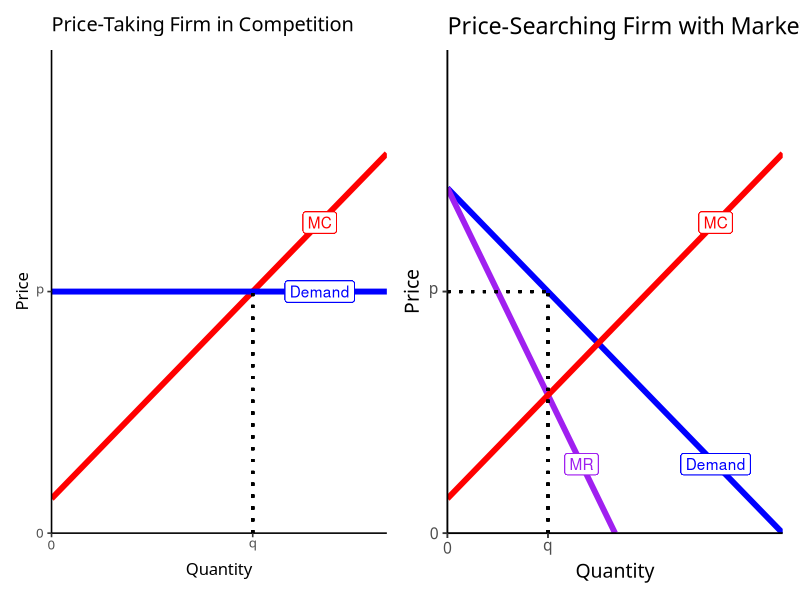
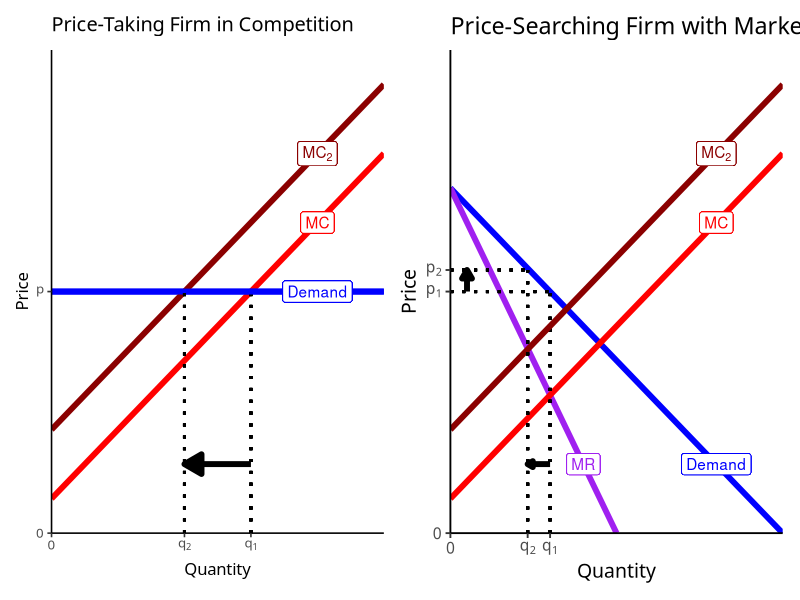
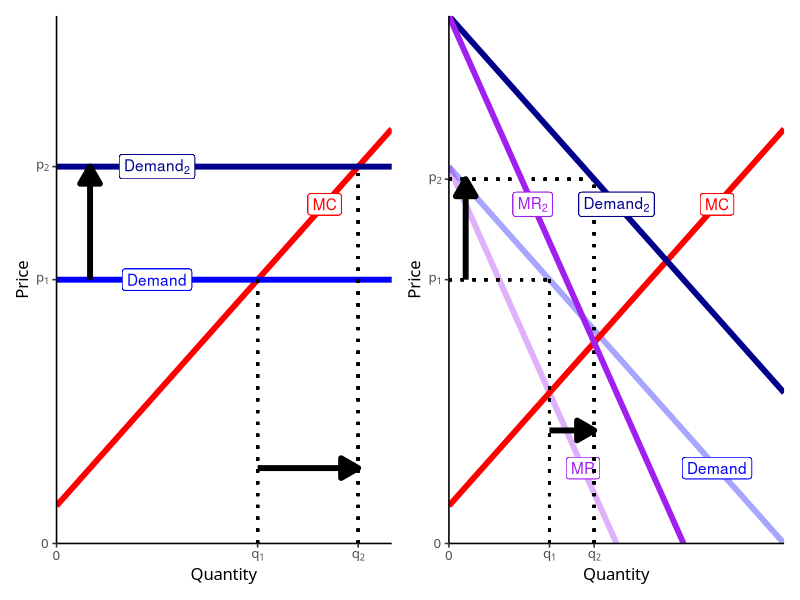
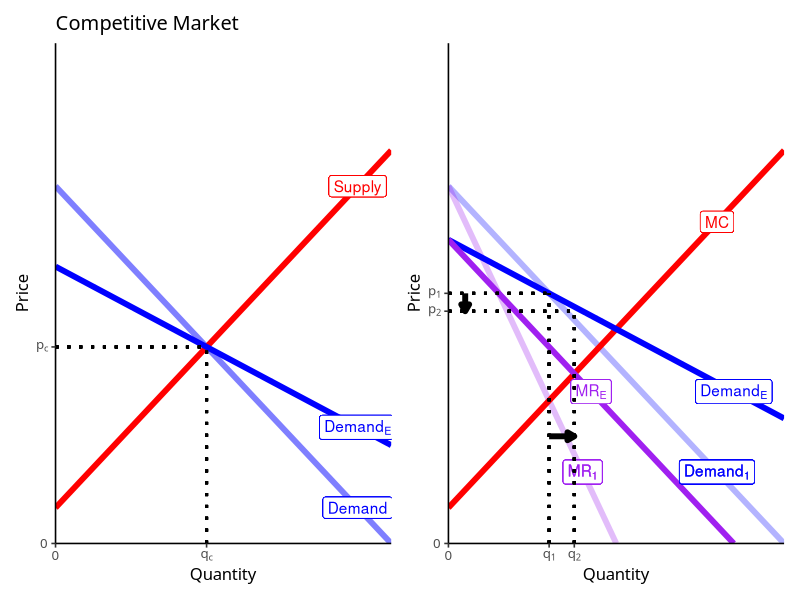

Reproduce these figures in R, in order.
## ---- chunk 1
knitr::opts_chunk$set(echo = FALSE,
                      message = FALSE,
                      warning = FALSE)
library(tidyverse)
library(patchwork)
## ---- chunk 2
demand_1=function(x){10-x}
mr_1=function(x){10-2*x}

demand_2=function(x){16-x}
mr_2=function(x){16-2*x}

mc_m=function(x){x+1}
mc_c=function(x){2*x+1}

pc<-ggplot(data=tibble(x=1:10), aes(x=x))+
  stat_function(fun=mc_m, geom="line", size=2, color="red")+
  geom_label(x=8,y=mc_m(8), color="red", label=expression(MC))+
  geom_hline(yintercept=7, size = 2, color = "blue")+
  geom_label(x=8,y=7, color="blue", label="Demand")+
  geom_segment(x=6,xend=6, y=0, yend=7, size=1, linetype="dotted")+
  scale_x_continuous(breaks = c(0,6),
                     labels = c(0,expression(q)),
                     limits = c(0,10),
                     expand=c(0,0))+
  scale_y_continuous(breaks = c(0,7),
                     labels = c(0,expression(p)),
                     limits = c(0,14),
                     expand=c(0,0))+
  theme_classic(base_family = "Fira Sans Condensed", base_size=12)+
  labs(x = "Quantity",
       y = "Price",
       title = "Price-Taking Firm in Competition")

mp<-ggplot(data=tibble(x=1:10), aes(x=x))+
  stat_function(fun=demand_1, geom="line", size=2, color="blue")+
  stat_function(fun=mr_1, geom="line", size=2, color="purple")+
  stat_function(fun=mc_m, geom="line", size=2, color="red")+
  #stat_function(fun=mc_c, geom="line", size=2, color="red")+

  
  geom_label(x=8,y=demand_1(8), color="blue", label="Demand")+
  geom_label(x=4,y=mr_1(4), color="purple", label=expression(MR))+
  geom_label(x=8,y=mc_m(8), color="red", label=expression(MC))+
  #geom_label(x=4,y=mc_c(4), color="red", label=expression(MC[c]))+
  
  geom_segment(x=3,xend=3, y=0, yend=7, size=1, linetype="dotted")+
  geom_segment(x=0,xend=3, y=7, yend=7, size=1, linetype="dotted")+

  scale_x_continuous(breaks = c(0,3),
                     labels = c(0,expression(q)),
                     limits = c(0,10),
                     expand=c(0,0))+
  scale_y_continuous(breaks = c(0,7),
                     labels = c(0,expression(p)),
                     limits = c(0,14),
                     expand=c(0,0))+
  theme_classic(base_family = "Fira Sans Condensed", base_size=14)+
  labs(x = "Quantity",
       y = "Price",
       title = "Price-Searching Firm with Market Power")

library(patchwork)
pc | mp
## ---- chunk 3
mc_m2=function(x){x+1+2}
mc_c=function(x){2*x+1}

pc_c2<-pc+
  stat_function(fun=mc_m2, geom="line", size=2, color="darkred")+
  geom_label(x=8,y=mc_m2(8), color="darkred", label=expression(MC[2]))+
  geom_hline(yintercept=7, size = 2, color = "blue")+
  geom_label(x=8,y=7, color="blue", label="Demand")+
  geom_segment(x=4,xend=4, y=0, yend=7, size=1, linetype="dotted")+
  
  annotate("segment", x = 6, xend = 4, y = 2, yend = 2, colour = "black", size=2, alpha=1, arrow=arrow(length=unit(0.5,"cm"), ends="last", type="closed"))+

  scale_x_continuous(breaks = c(0,4,6),
                     labels = c(0,expression(q[2]),expression(q[1])),
                     limits = c(0,10),
                     expand=c(0,0))+
  scale_y_continuous(breaks = c(0,7),
                     labels = c(0,expression(p)),
                     limits = c(0,14),
                     expand=c(0,0))

mp_c2<-mp+
  stat_function(fun=mc_m2, geom="line", size=2, color="darkred")+
  geom_label(x=8,y=mc_m2(8), color="darkred", label=expression(MC[2]))+
  geom_segment(x=2.325, xend=2.325, y=0, yend=7.625, size=1, linetype="dotted")+
  geom_segment(x=0, xend=2.325, y=7.625, yend=7.625, size=1, linetype="dotted")+
  
  annotate("segment", x = 3, xend = 2.325, y = 2, yend = 2, colour = "black", size=2, alpha=1, arrow=arrow(length=unit(0.15,"cm"), ends="last", type="closed"))+
  annotate("segment", x = 0.5, xend = 0.5, y = 7, yend = 7.625, colour = "black", size=2, alpha=1, arrow=arrow(length=unit(0.25,"cm"), ends="last", type="closed"))+
  
  scale_x_continuous(breaks = c(0,2.325,3),
                     labels = c(0,expression(q[2]),expression(q[1])),
                     limits = c(0,10),
                     expand=c(0,0))+
  scale_y_continuous(breaks = c(0,7,7.625),
                     labels = c(0,expression(p[1]),expression(p[2])),
                     limits = c(0,14),
                     expand=c(0,0))
pc_c2 | mp_c2
## ---- chunk 4
demand_3=function(x){14-x}
mr_3=function(x){14-2*x}

pc_d2<-ggplot(data=tibble(x=1:10), aes(x=x))+
  stat_function(fun=mc_m, geom="line", size=2, color="red")+
  geom_label(x=8,y=mc_m(8), color="red", label=expression(MC))+
  geom_hline(yintercept=7, size = 2, color = "blue")+
  geom_label(x=3,y=7, color="blue", label="Demand")+
  geom_segment(x=6,xend=6, y=0, yend=7, size=1, linetype="dotted")+
  geom_hline(yintercept = 10, size = 2, color = "darkblue")+
  geom_label(x=3,y=10, color="darkblue", label=expression(Demand[2]))+
  geom_segment(x=9,xend=9, y=0, yend=10, size=1, linetype="dotted")+
  
  annotate("segment", x = 6, xend = 9, y = 2, yend = 2, colour = "black", size=2, alpha=1, arrow=arrow(length=unit(0.5,"cm"), ends="last", type="closed"))+
  annotate("segment", x = 1, xend = 1, y = 7, yend = 10, colour = "black", size=2, alpha=1, arrow=arrow(length=unit(0.5,"cm"), ends="last", type="closed"))+

    scale_x_continuous(breaks = c(0,6,9),
                     labels = c(0,expression(q[1]),expression(q[2])),
                     limits = c(0,10),
                     expand=c(0,0))+
  scale_y_continuous(breaks = c(0,7,10),
                     labels = c(0,expression(p[1]),expression(p[2])),
                     limits = c(0,14),
                     expand=c(0,0))+
  theme_classic(base_family = "Fira Sans Condensed", base_size=12)+
  labs(x = "Quantity",
       y = "Price")


mp_d2<-ggplot(data=tibble(x=1:10), aes(x=x))+
  stat_function(fun=demand_1, geom="line", size=2, color="blue", alpha = 0.35)+
  stat_function(fun=mr_1, geom="line", size=2, color="purple", alpha = 0.35)+
  stat_function(fun=mc_m, geom="line", size=2, color="red")+
  #stat_function(fun=mc_c, geom="line", size=2, color="red")+

  
  geom_label(x=8,y=demand_1(8), color="blue", label="Demand")+
  geom_label(x=4,y=mr_1(4), color="purple", label=expression(MR))+
  geom_label(x=8,y=mc_m(8), color="red", label=expression(MC))+
  #geom_label(x=4,y=mc_c(4), color="red", label=expression(MC[c]))+
  
  geom_segment(x=3,xend=3, y=0, yend=7, size=1, linetype="dotted")+
  geom_segment(x=0,xend=3, y=7, yend=7, size=1, linetype="dotted")+

  geom_segment(x=4.333,xend=4.333, y=0, yend=demand_3(4.333), size=1, linetype="dotted")+
  geom_segment(x=0,xend=4.333, y=demand_3(4.333), yend=demand_3(4.333), size=1, linetype="dotted")+

  stat_function(fun=demand_3, geom="line", size=2, color="darkblue")+
  geom_label(x=5,y=demand_3(5), color="darkblue", label=expression(Demand[2]))+
  stat_function(fun=mr_3, geom="line", size=2, color="purple")+
  geom_label(x=2.5,y=mr_3(2.5), color="purple", label=expression(MR[2]))+

  annotate("segment", x = 3, xend = 4.333, y = 3, yend = 3, colour = "black", size=2, alpha=1, arrow=arrow(length=unit(0.5,"cm"), ends="last", type="closed"))+
  annotate("segment", x = 0.5, xend = 0.5, y = 7, yend = demand_3(4.333), colour = "black", size=2, alpha=1, arrow=arrow(length=unit(0.5,"cm"), ends="last", type="closed"))+

  scale_x_continuous(breaks = c(0,3,4.333),
                     labels = c(0,expression(q[1]),expression(q[2])),
                     limits = c(0,10),
                     expand=c(0,0))+
  scale_y_continuous(breaks = c(0,7,demand_3(4.333)),
                     labels = c(0,expression(p[1]),expression(p[2])),
                     limits = c(0,14),
                     expand=c(0,0))+
  theme_classic(base_family = "Fira Sans Condensed", base_size=12)+
  labs(x = "Quantity",
       y = "Price")
pc_d2 | mp_d2
## ---- chunk 5
demand_cr=function(x){7.75-0.5*x}

pc_e<-ggplot(data=tibble(x=1:10), aes(x=x))+
  stat_function(fun=demand_1, geom="line", size=2, color="blue", alpha =0.5)+
    geom_label(x=9,y=demand_1(9), color="blue", label="Demand")+
    stat_function(fun=mc_m, geom="line", size=2, color="red")+
    geom_label(x=9,y=mc_m(9), color="red", label="Supply")+
    stat_function(fun=demand_cr, geom="line", size=2, color="blue")+
    geom_label(x=9,y=demand_cr(9), color="blue", label=expression(Demand[E]))+

  geom_segment(x=4.5,xend=4.5, y=0, yend=5.5, size=1, linetype="dotted")+
  geom_segment(x=0,xend=4.5, y=5.5, yend=5.5, size=1, linetype="dotted")+
  scale_x_continuous(breaks = c(0,4.5),
                     labels = c(0,expression(q[c])),
                     limits = c(0,10),
                     expand=c(0,0))+
  scale_y_continuous(breaks = c(0,5.5),
                     labels = c(0,expression(p[c])),
                     limits = c(0,14),
                     expand=c(0,0))+
  theme_classic(base_family = "Fira Sans Condensed", base_size=12)+
  labs(x = "Quantity",
       y = "Price",
       title = "Competitive Market")

demand_r=function(x){8.5-0.5*x}
mr_r=function(x){8.5-1*x}

mp_e<-ggplot(data=tibble(x=1:10), aes(x=x))+
  stat_function(fun=demand_1, geom="line", size=2, color="blue",alpha=0.3)+
  stat_function(fun=mr_1, geom="line", size=2, color="purple",alpha=0.3)+
  stat_function(fun=mc_m, geom="line", size=2, color="red")+

  stat_function(fun=demand_r, geom="line", size=2, color="blue")+
  stat_function(fun=mr_r, geom="line", size=2, color="purple")+

  
  geom_label(x=8,y=demand_1(8), color="blue", label=expression(Demand[1]), alpha=0.3)+
  geom_label(x=4,y=mr_1(4), color="purple", label=expression(MR[1]), alpha=0.3)+
  geom_label(x=8,y=mc_m(8), color="red", label=expression(MC))+

  geom_label(x=8.5,y=demand_r(8.5), color="blue", label=expression(Demand[E]))+
  geom_label(x=4.25,y=mr_r(4.25), color="purple", label=expression(MR[E]))+

  
  geom_segment(x=3,xend=3, y=0, yend=7, size=1, linetype="dotted")+
  geom_segment(x=0,xend=3, y=7, yend=7, size=1, linetype="dotted")+

  geom_segment(x=3.75,xend=3.75, y=0, yend=6.5, size=1, linetype="dotted")+
  geom_segment(x=0,xend=3.75, y=6.5, yend=6.5, size=1, linetype="dotted")+

  annotate("segment", x = 3, xend = 3.75, y = 3, yend = 3, colour = "black", size=2, alpha=1, arrow=arrow(length=unit(0.2,"cm"), ends="last", type="closed"))+
  annotate("segment", x = 0.5, xend = 0.5, y = 7, yend = 6.5, colour = "black", size=2, alpha=1, arrow=arrow(length=unit(0.2,"cm"), ends="last", type="closed"))+

  scale_x_continuous(breaks = c(0,3,3.75),
                     labels = c(0,expression(q[1]), expression(q[2])),
                     limits = c(0,10),
                     expand=c(0,0))+
  scale_y_continuous(breaks = c(0,6.5,7),
                     labels = c(0,expression(p[2]), expression(p[1])),
                     limits = c(0,14),
                     expand=c(0,0))+
  theme_classic(base_family = "Fira Sans Condensed", base_size=12)+
  labs(x = "Quantity",
       y = "Price")

pc_e | mp_e
